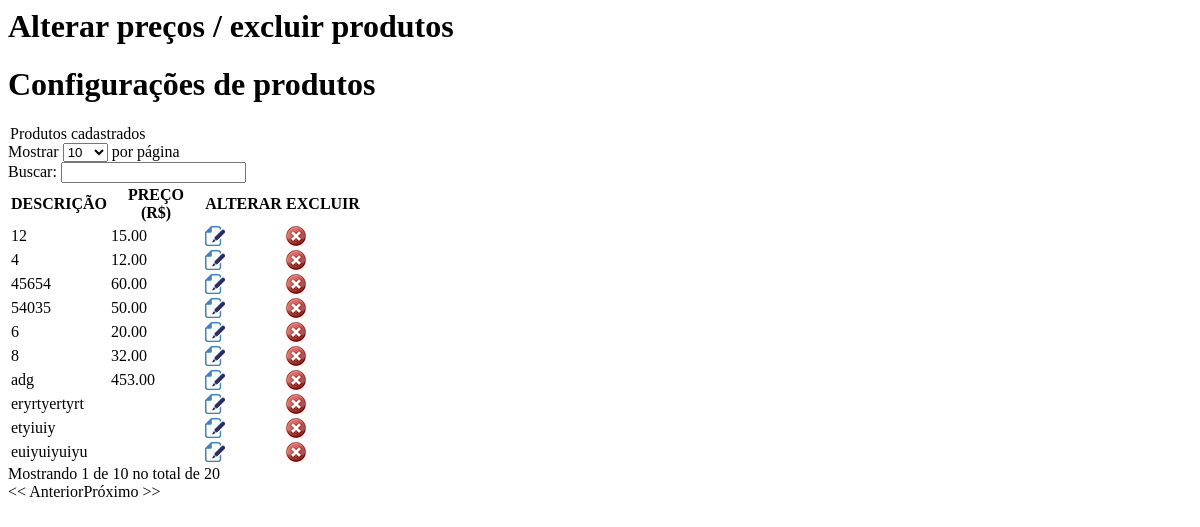
/alterapreco.php, run on an earlier commit of the app's database.
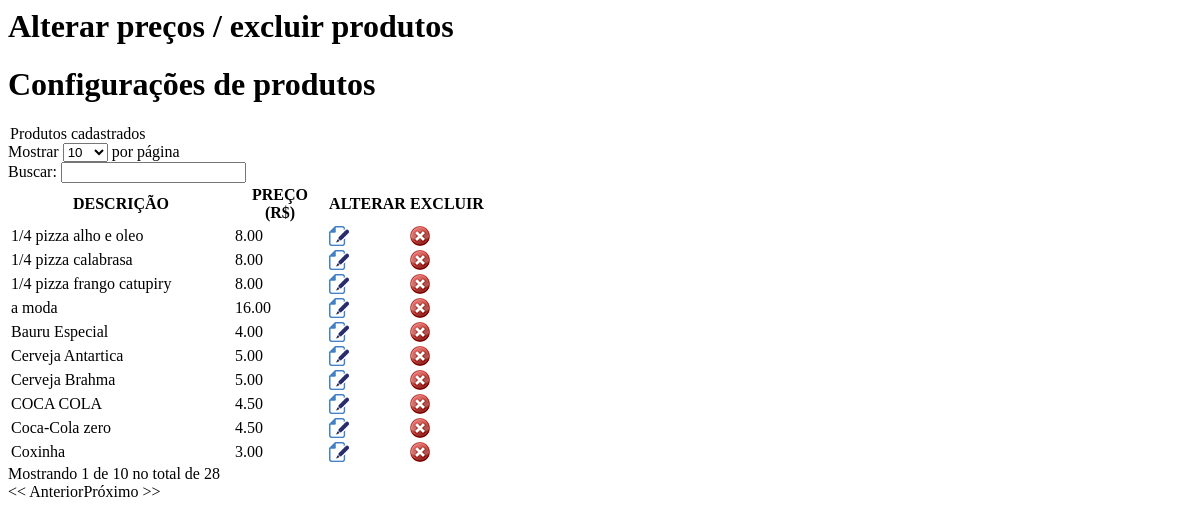
And on a later commit of the database.
### tables this page shows
CREATE TABLE `tbl_produtos` (
  `cod` int(11) NOT NULL auto_increment,
  `nome` varchar(150) NOT NULL,
  `img` varchar(36) NOT NULL,
  `preco` varchar(10) NOT NULL,
  `id_categoria` int(30) NOT NULL,
  `destino` int(1) NOT NULL,
  PRIMARY KEY  (`cod`)
);

### alterapreco.php (the view, shortened to what this page needs)
<h1>Alterar preços / excluir produtos</h1>
<div class="container">
<div class="bs-docs-section" >
<div class="row">
   <div class="col-lg-12">
      <div class="page-header">
         <h1 id="forms">Configurações de produtos</h1>
      </div>
   </div>
</div>
<div class="bs-docs-section">
<div class="row">
<div class="col-lg-12">
   <div class="bs-component">
      <legend>Produtos cadastrados</legend>
      <table class="well display dataTable table table-striped table-bordered" id="example">
         <thead>
            <tr>
               <th>DESCRIÇÃO</th>
               <th>PREÇO (R$)</th>
               <th>ALTERAR</th>
               <th>EXCLUIR</th>
            </tr>
         </thead>
         <tbody>
            <?php
               @$pesquizar = $_POST['pesquizar'];
               $sql_select = mysql_query("SELECT * FROM tbl_produtos WHERE nome like'$pesquizar%' ORDER BY nome ASC");
               while($ver = mysql_fetch_array($sql_select)){
               ?>
            <tr>
               <td><?php echo $ver['nome'] ?>
               </td>
               <td><?php echo str_replace(",",".",$ver['preco']); ?></td>
               <td>
                  <a href="#" onclick="$('#<?php echo $ver['cod']?>').show('slow'); $('#<?php echo $ver['cod']?>').load('updatePreco.php?cod=<?php echo $ver['cod']?>');  return false">
                  <img src="imagens/file_edit.png" width="20" height="20" border="0" />
                  </a>
               </td>
               <td >
                  <a href="javascript:confirmardel('?cod=<?php echo $ver['cod']?>')"><img src="imagens/excluir.png" width="20" height="20" border="0" /></a>
               </td>
            </tr>
            <?php } ?>
      </table>
   </div>
</div>

What changed in the data, as far as the page shows it:
removed tbl_produtos: nome "12", preco "15.00"
removed tbl_produtos: nome "4", preco "12.00"
removed tbl_produtos: nome "45654", preco "60.00"
removed tbl_produtos: nome "54035", preco "50.00"
removed tbl_produtos: nome "6", preco "20.00"
removed tbl_produtos: nome "8", preco "32.00"
removed tbl_produtos: nome "adg", preco "453.00"
removed tbl_produtos: nome "eryrtyertyrt"
removed tbl_produtos: nome "etyiuiy"
removed tbl_produtos: nome "euiyuiyuiyu"
added tbl_produtos: nome "1/4 pizza alho e oleo", preco "8.00"
added tbl_produtos: nome "1/4 pizza calabrasa", preco "8.00"
added tbl_produtos: nome "1/4 pizza frango catupiry", preco "8.00"
added tbl_produtos: nome "a moda", preco "16.00"
added tbl_produtos: nome "Bauru Especial", preco "4.00"
added tbl_produtos: nome "Cerveja Antartica", preco "5.00"
added tbl_produtos: nome "Cerveja Brahma", preco "5.00"
added tbl_produtos: nome "COCA COLA", preco "4.50"
added tbl_produtos: nome "Coca-Cola zero", preco "4.50"
added tbl_produtos: nome "Coxinha", preco "3.00"
Also different on the page:
text written by a page script: "Mostrar por página Buscar: Mostrando 1 de 10 no total de 20 << Anterior Próximo >>" → "Mostrar por página Buscar: Mostrando 1 de 10 no total de 28 << Anterior Próximo >>"
